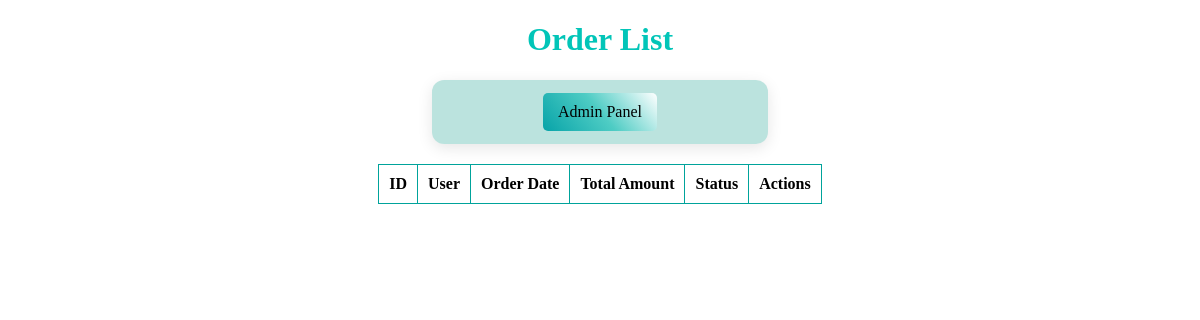
/manage_orders/, run on an earlier commit of the app's database.
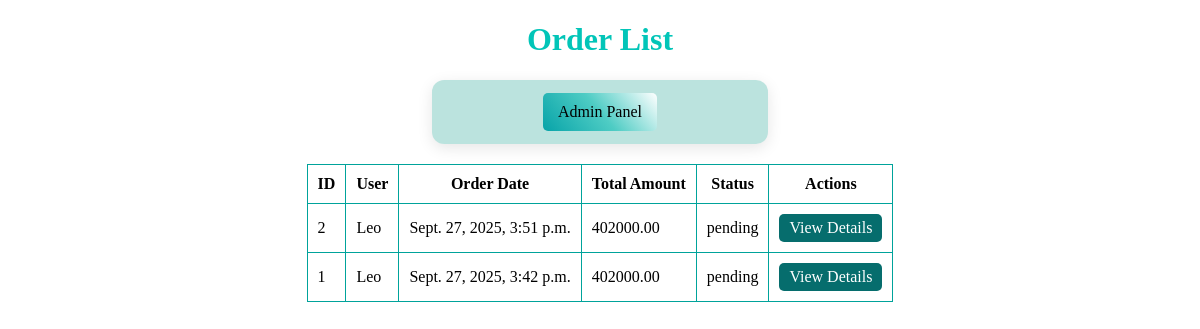
And on a later commit of the database.
### store/models.py (models this page shows, shortened)
class Order(models.Model):
    user = models.ForeignKey(CustomUser, on_delete=models.SET_NULL, null=True)
    document_number = models.CharField(
        max_length=50,
        blank=True,
        null=True,
    )
    full_name = models.CharField(max_length=100, blank=True, null=True)
    shipping_phone = models.CharField(max_length=20, blank=True, null=True)
    created_at = models.DateTimeField(auto_now_add=True)
    total_amount = models.DecimalField(max_digits=10, decimal_places=2)
    is_paid = models.BooleanField(default=False)
    payment_method = models.CharField(
        choices=[
            ('credit_card', 'Tarjeta de Crédito'),
            ('paypal', 'PayPal'),
            ('cash', 'Efectivo')
        ],
        default='cash'
    )
    shipping_address = models.CharField(
        max_length=255,
        blank=True,
        null=True
    )
    status = models.CharField(
        choices=[('pending', 'Pendiente'), ('shipped', 'Enviado'), ('delivered', 'Entregado'), ('canceled', 'Cancelado')],
        default='pending'
    )
    observations = models.TextField(blank=True)

### users/models.py (models this page shows, shortened)
class CustomUser(AbstractUser):
    document_number = models.CharField(max_length=20, blank=True)
    address = models.CharField(max_length=200, blank=True)
    phone_number = models.CharField(max_length=20, blank=True)
    is_admin = models.BooleanField(default=False)

### store/views.py (the view)
# urls.py: path('manage_orders/', views.manage_orders, name='manage_orders'),
def manage_orders(request):
    orders = Order.objects.all().order_by('-created_at') # Mostrar órdenes, no productos
    return render(request, 'store/admin/manage_orders.html', {'orders': orders})

### store/templates/store/admin/manage_orders.html (shortened to what this page needs)
<!DOCTYPE html>
<html lang="en">
<head>
    <link rel="stylesheet" href="/static/css/admin.css">
</head>
<body>
    <h1>Order List</h1>
    <div class="option-container">
        <a class="admin-option" href="{% url 'users:admin_panel' %}">Admin Panel</a>
    </div>
    <table>
        <thead>
            <tr>
                <th>ID</th>
                <th>User</th>
                <th>Order Date</th>
                <th>Total Amount</th>
                <th>Status</th>
                <th>Actions</th>
            </tr>
        </thead>
        <tbody>
            {% for order in orders %}
            <tr>
                <td>{{ order.id }}</td>
                <td>{{ order.user.username }}</td>
                <td>{{ order.created_at }}</td>
                <td>{{ order.total_amount }}</td>
                <td>{{ order.status }}</td>
                <td>
                    <div class="actions">
                        <a href="{% url 'store:update_order_status' order.id %}" class="edit">View Details</a>
                    </div>
                </td>
            </tr>
            {% endfor %}
        </tbody>
    </table>
</body>
</html>

### static/css/admin.css (style rules this page uses)
h1 { text-align: center; color: rgb(2, 197, 184); }
.admin-option { display: inline-block; background: linear-gradient(50deg,rgba(7, 163, 168, 1) 0%, rgba(78, 204, 196, 1) 50%, rgba(255, 255, 255, 1) 100%); text-decoration: none; color: var(--text-dark); border: none; font-weight: 500; padding: 10px 15px; border-radius: 5px; transition: color 0.3s ease; margin: 5px; }
.option-container { margin:auto; background: rgba(3, 150, 130, 0.267); padding: 8px; border-radius: 12px; box-shadow: 0 4px 15px rgba(0, 0, 0, 0.1); width: 100%; max-width: 320px; text-align: center; }
table, th, td { border-collapse: collapse; max-width: 1200px; border: 1px solid rgb(0, 163, 155); margin-top: 20px; margin-left: auto; margin-right: auto; background: white; padding: 10px; }
.actions { display: flex; gap: 10px; justify-content: center; }
.edit, .delete { text-decoration: none; padding: 5px 10px; border: none; border-radius: 5px; cursor: pointer; color: white; font-weight: 500; transition: background 0.3s ease; }
.edit { background-color: rgb(6, 109, 109); }

What changed in the data, as far as the page shows it:
added Order: id "2", user.username "Leo", created_at "Sept. 27, 2025, 3:51 p.m.", total_amount "402000.00", status "pending"
added Order: id "1", user.username "Leo", created_at "Sept. 27, 2025, 3:42 p.m.", total_amount "402000.00", status "pending"
